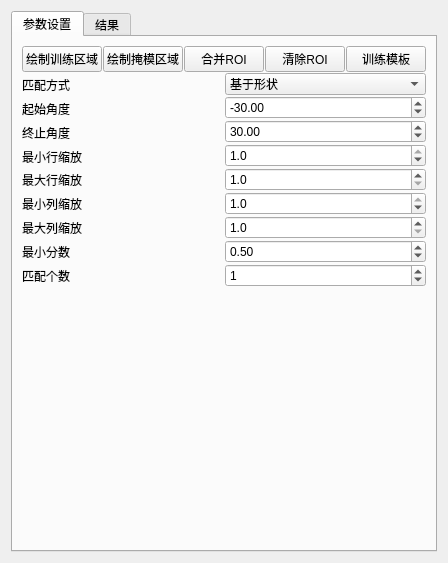
                        <widget class="QWidget" name="tab_4">
                         <attribute name="title">
                          <string>模板匹配</string>
                         </attribute>
                         <layout class="QGridLayout" name="gridLayout_13">
                          <item row="0" column="0">
                           <widget class="QTabWidget" name="tabWidget_5">
                            <property name="currentIndex">
                             <number>0</number>
                            </property>
                            <widget class="QWidget" name="tab_9">
                             <attribute name="title">
                              <string>参数设置</string>
                             </attribute>
                             <layout class="QGridLayout" name="gridLayout_20">
                              <item row="0" column="0">
                               <layout class="QVBoxLayout" name="verticalLayout_36">
                                <property name="spacing">
                                 <number>1</number>
                                </property>
                                <item>
                                 <layout class="QVBoxLayout" name="verticalLayout_35" stretch="1,10">
                                  <property name="spacing">
                                   <number>1</number>
                                  </property>
                                  <item>
                                   <layout class="QHBoxLayout" name="horizontalLayout_29">
                                    <item>
                                     <widget class="QPushButton" name="btn_DrawTrainRoi_Template">
                                      <property name="text">
                                       <string>绘制训练区域</string>
                                      </property>
                                     </widget>
                                    </item>
                                    <item>
                                     <widget class="QPushButton" name="btn_DrawShaddowRoi_Template">
                                      <property name="text">
                                       <string>绘制掩模区域</string>
                                      </property>
                                     </widget>
                                    </item>
                                    <item>
                                     <widget class="QPushButton" name="btn_UnionRoi_Template">
                                      <property name="text">
                                       <string>合并ROI</string>
                                      </property>
                                     </widget>
                                    </item>
                                    <item>
                                     <widget class="QPushButton" name="btn_ClearRoi_Template">
                                      <property name="text">
                                       <string>清除ROI</string>
                                      </property>
                                     </widget>
                                    </item>
                                    <item>
                                     <widget class="QPushButton" name="btn_Train_Template">
                                      <property name="text">
                                       <string>训练模板</string>
                                      </property>
                                     </widget>
                                    </item>
                                   </layout>
                                  </item>
                                  <item>
                                   <layout class="QHBoxLayout" name="horizontalLayout_30">
                                    <item>
                                     <layout class="QVBoxLayout" name="verticalLayout_26">
                                      <item>
                                       <widget class="QLabel" name="label_15">
                                        <property name="text">
                                         <string>匹配方式</string>
                                        </property>
                                       </widget>
                                      </item>
                                      <item>
                                       <widget class="QLabel" name="label_17">
                                        <property name="text">
                                         <string>起始角度</string>
                                        </property>
                                       </widget>
                                      </item>
                                      <item>
                                       <widget class="QLabel" name="label_18">
                                        <property name="text">
                                         <string>终止角度</string>
                                        </property>
                                       </widget>
                                      </item>
                                      <item>
                                       <widget class="QLabel" name="label_20">
                                        <property name="text">
                                         <string>最小行缩放</string>
                                        </property>
                                       </widget>
                                      </item>
                                      <item>
                                       <widget class="QLabel" name="label_21">
                                        <property name="text">
                                         <string>最大行缩放</string>
                                        </property>
                                       </widget>
                                      </item>
                                      <item>
                                       <widget class="QLabel" name="label_23">
                                        <property name="text">
                                         <string>最小列缩放</string>
                                        </property>
                                       </widget>
                                      </item>
                                      <item>
                                       <widget class="QLabel" name="label_24">
                                        <property name="text">
                                         <string>最大列缩放</string>
                                        </property>
                                       </widget>
                                      </item>
                                      <item>
                                       <widget class="QLabel" name="label_42">
                                        <property name="text">
                                         <string>最小分数</string>
                                        </property>
                                       </widget>
                                      </item>
                                      <item>
                                       <widget class="QLabel" name="label_43">
                                        <property name="text">
                                         <string>匹配个数</string>
                                        </property>
                                       </widget>
                                      </item>
                                     </layout>
                                    </item>
                                    <item>
                                     <layout class="QVBoxLayout" name="verticalLayout_27">
                                      <item>
                                       <widget class="QComboBox" name="cmb_MatchMethod_Train">
                                        <item>
                                         <property name="text">
                                          <string>基于形状</string>
                                         </property>
                                        </item>
                                        <item>
                                         <property name="text">
                                          <string>基于互相关</string>
                                         </property>
                                        </item>
                                       </widget>
                                      </item>
                                      <item>
                                       <widget class="QDoubleSpinBox" name="dspb_AngleStart_Train">
                                        <property name="decimals">
                                         <number>2</number>
                                        </property>
                                        <property name="minimum">
                                         <double>-180.000000000000000</double>
                                        </property>
                                        <property name="maximum">
                                         <double>0.000000000000000</double>
                                        </property>
                                        <property name="singleStep">
                                         <double>0.010000000000000</double>
                                        </property>
                                        <property name="value">
                                         <double>-30.000000000000000</double>
                                        </property>
                                       </widget>
                                      </item>
                                      <item>
                                       <widget class="QDoubleSpinBox" name="dspb_AngleExtent_Train">
                                        <property name="decimals">
                                         <number>2</number>
                                        </property>
                                        <property name="maximum">
                                         <double>180.000000000000000</double>
                                        </property>
                                        <property name="singleStep">
                                         <double>0.010000000000000</double>
                                        </property>
                                        <property name="value">
                                         <double>30.000000000000000</double>
                                        </property>
                                       </widget>
                                      </item>
                                      <item>
                                       <widget class="QDoubleSpinBox" name="dspb_ScaleRMin_Train">
                                        <property name="decimals">
                                         <number>1</number>
                                        </property>
                                        <property name="maximum">
                                         <double>1.000000000000000</double>
                                        </property>
                                        <property name="singleStep">
                                         <double>0.100000000000000</double>
                                        </property>
                                        <property name="value">
                                         <double>1.000000000000000</double>
                                        </property>
                                       </widget>
                                      </item>
                                      <item>
                                       <widget class="QDoubleSpinBox" name="dspb_ScaleRMax_Train">
                                        <property name="decimals">
                                         <number>1</number>
                                        </property>
                                        <property name="minimum">
                                         <double>1.000000000000000</double>
                                        </property>
                                        <property name="maximum">
                                         <double>2.000000000000000</double>
                                        </property>
                                        <property name="singleStep">
                                         <double>0.100000000000000</double>
                                        </property>
                                       </widget>
                                      </item>
                                      <item>
                                       <widget class="QDoubleSpinBox" name="dspb_ScaleCMin_Train">
                                        <property name="decimals">
                                         <number>1</number>
                                        </property>
                                        <property name="maximum">
                                         <double>1.000000000000000</double>
                                        </property>
                                        <property name="singleStep">
                                         <double>0.100000000000000</double>
                                        </property>
                                        <property name="value">
                                         <double>1.000000000000000</double>
                                        </property>
                                       </widget>
                                      </item>
                                      <item>
                                       <widget class="QDoubleSpinBox" name="dspb_ScaleCMax_Train">
                                        <property name="decimals">
                                         <number>1</number>
                                        </property>
                                        <property name="minimum">
                                         <double>1.000000000000000</double>
                                        </property>
                                        <property name="maximum">
                                         <double>2.000000000000000</double>
                                        </property>
                                        <property name="singleStep">
                                         <double>0.100000000000000</double>
                                        </property>
                                       </widget>
                                      </item>
                                      <item>
                                       <widget class="QDoubleSpinBox" name="dspb_MinScore_Run">
                                        <property name="maximum">
                                         <double>1.000000000000000</double>
                                        </property>
                                        <property name="singleStep">
                                         <double>0.010000000000000</double>
                                        </property>
                                        <property name="value">
                                         <double>0.500000000000000</double>
                                        </property>
                                       </widget>
                                      </item>
                                      <item>
                                       <widget class="QSpinBox" name="spb_NumMatches_Run">
                                        <property name="maximum">
                                         <number>100</number>
                                        </property>
                                        <property name="value">
                                         <number>1</number>
                                        </property>
                                       </widget>
                                      </item>
                                     </layout>
                                    </item>
                                   </layout>
                                  </item>
                                 </layout>
                                </item>
                                <item>
                                 <spacer name="verticalSpacer">
                                  <property name="orientation">
                                   <enum>Qt::Vertical</enum>
                                  </property>
                                  <property name="sizeHint" stdset="0">
                                   <size>
                                    <width>20</width>
                                    <height>252</height>
                                   </size>
                                  </property>
                                 </spacer>
                                </item>
                               </layout>
                              </item>
                             </layout>
                            </widget>
                            <widget class="QWidget" name="tab_10">
                             <attribute name="title">
                              <string>结果</string>
                             </attribute>
                             <layout class="QGridLayout" name="gridLayout_14">
                              <item row="0" column="0">
                               <widget class="QTableWidget" name="tablewidget_Results_Template"/>
                              </item>
                             </layout>
                            </widget>
                           </widget>
                          </item>
                         </layout>
                        </widget>
